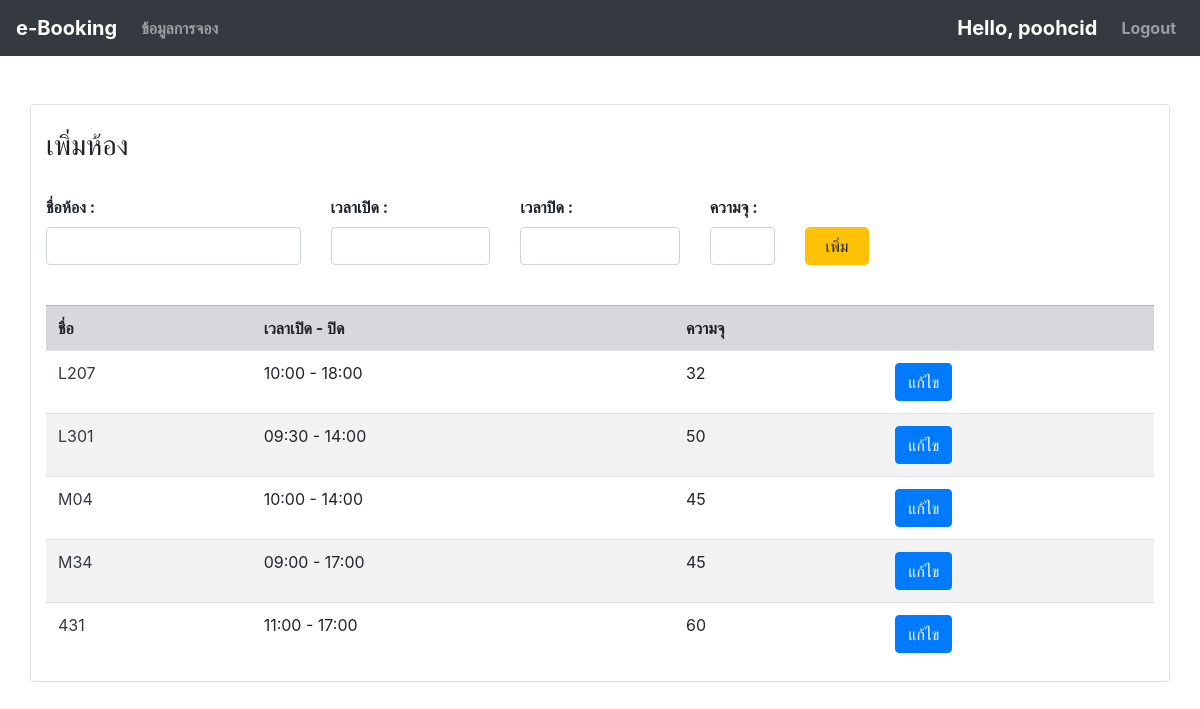
Page /room_list/ (signed in) on the earlier database version.
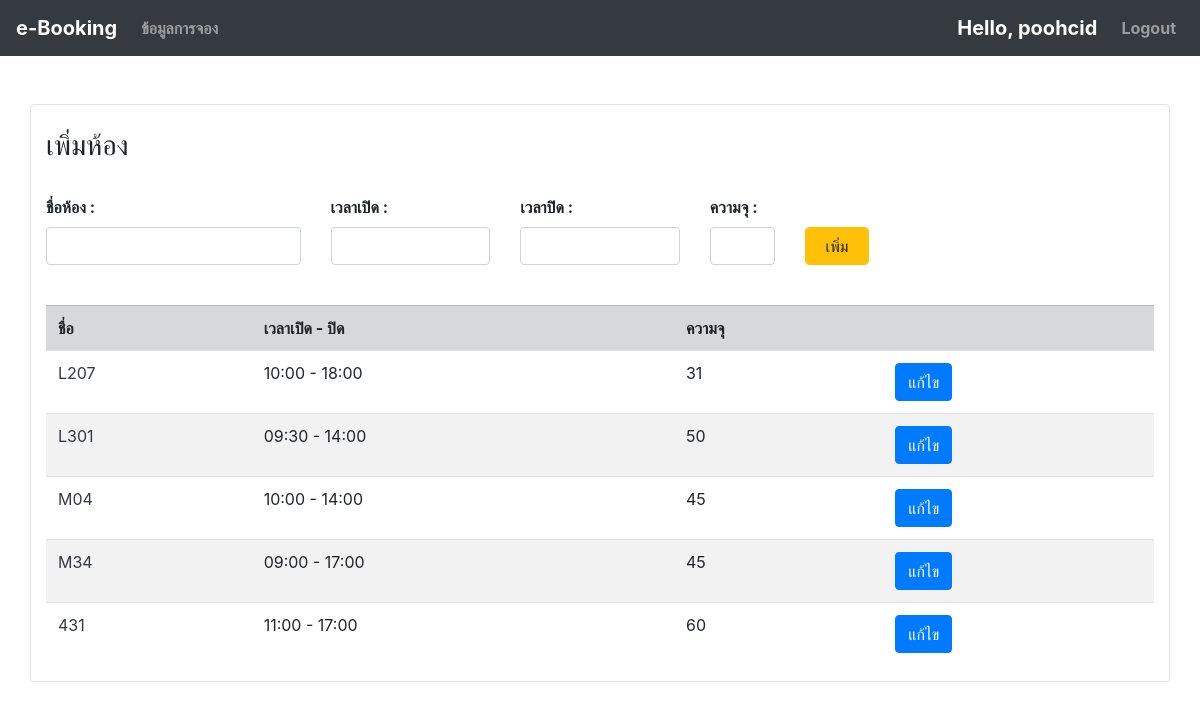
Same page on the later database version.
### booking/models.py (models this page shows, shortened)
class Room(models.Model):
    name = models.CharField(max_length=100)
    open_time = models.TimeField()
    close_time = models.TimeField()
    capacity = models.IntegerField(default=0)

### booking/views.py (the view, shortened to what this page needs)
# urls.py: path('room_list/', views.room_list, name="room_list"),
@login_required
def room_list(request):
    context = {
        "user" : request.user,
        "room" : Room.objects.all()
    }
    return render(request, 'admin_page/room_list.html', context=context)

### booking/templates/admin_page/room_list.html (shortened to what this page needs)
{% extends 'base.html' %}
{% block content %}
    <br><br>
    <div class="container border rounded bg-white">
        <br>
        <form action="{% url 'room_list' %}" method="POST">
            <h3>เพิ่มห้อง</h3>
            <br>
            <div class="row">
                <div class="col-3">
                    <label for=""><b>ชื่อห้อง : </b></label><input type="text" name="name" class="form-control" required>
                </div>
                <div class="col-2">
                    <label for=""><b>เวลาเปิด : </b></label><input id="timepicker1" name="open_time" class="form-control" required>
                </div>
                <div class="col-2">
                    <label for=""><b>เวลาปิด : </b></label><input id="timepicker2" name="close_time" class="form-control" required>
                </div>
                <div class="col-1">
                    <label for=""><b>ความจุ : </b></label><input type="number" name="capacity" class="form-control" required>
                </div>
                <div class="col-1">
                    <br>
                    <button type="submit" class="form-control btn btn-warning">เพิ่ม</button>
                </div>
            </div>
        </form>
        <br>
        <table class="table table-striped">
            <tr class="table-Secondary">
                <th>ชื่อ</th>
                <th>เวลาเปิด - ปิด</th>
                <th>ความจุ</th>
                <th></th>
            </tr>
            {% for i in room %}
            <tr>
                <td class="text-dark">{{ i.name }}</td>
                <td>{{ i.open_time|date:'H:i' }} - {{ i.close_time|date:'H:i' }}</td>
                <td>{{ i.capacity }}</td>
                <td><a href="{% url 'room_edit' id=i.id %}"><button type="button" class="btn btn-primary">แก้ไข</button></a></td>
            </tr>
            {% endfor %}
        </table>
    </div>
{% endblock content %}

Differences in the rows shown:
changed Room (number 1 of 5 on the later page): capacity "32" → "31"
